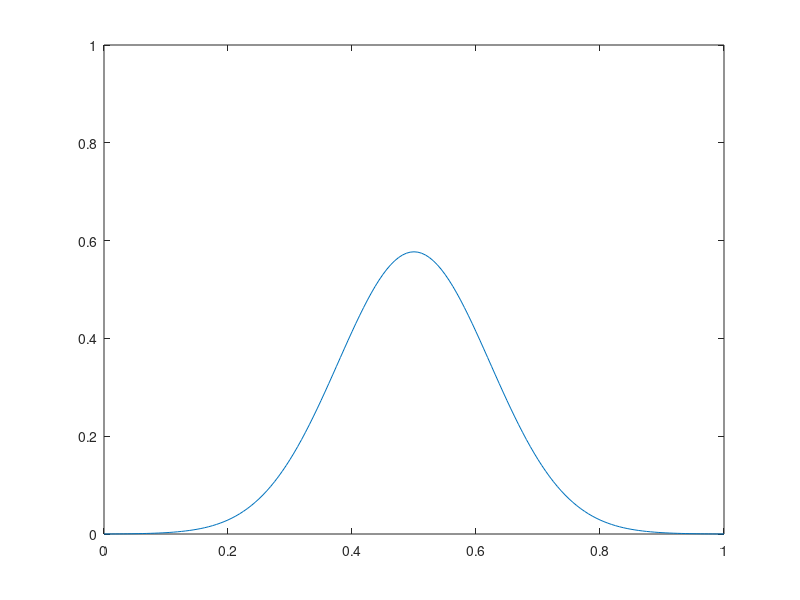

The MATLAB source for this figure:
%Dirichlet, Explicit, Vector
clc
close all

%Parameters
dx = 0.00625;
dt = 0.0000195313;
D = 1;
f = @(x) exp(-100*(x-(1/2)).^2);

x0 = 0;
x1 = 1;

t0 = 0;
t1 = 0.005;

b0 = 0;
b1 = 0;

%x
x = x0:dx:x1;
N = length(x);
%time
time = t0:dt:t1;
T = length(time);

%Initial Condition
u = transpose(f(x));

%Boundary Condition
u(1) = b0;
u(end) = b1;

R = D*dt/(dx^2);

%Iterate across time
for t=1:T
    old = u;
    u(2:end-1) = old(2:end-1) + R*(u(3:end)-2*(u(2:end-1))+u(1:end-2));
    
    %Plot
    figure(1);
    plot(x,u);
    axis([x0,x1,0,1])
    pause(0.001);
end

hold off